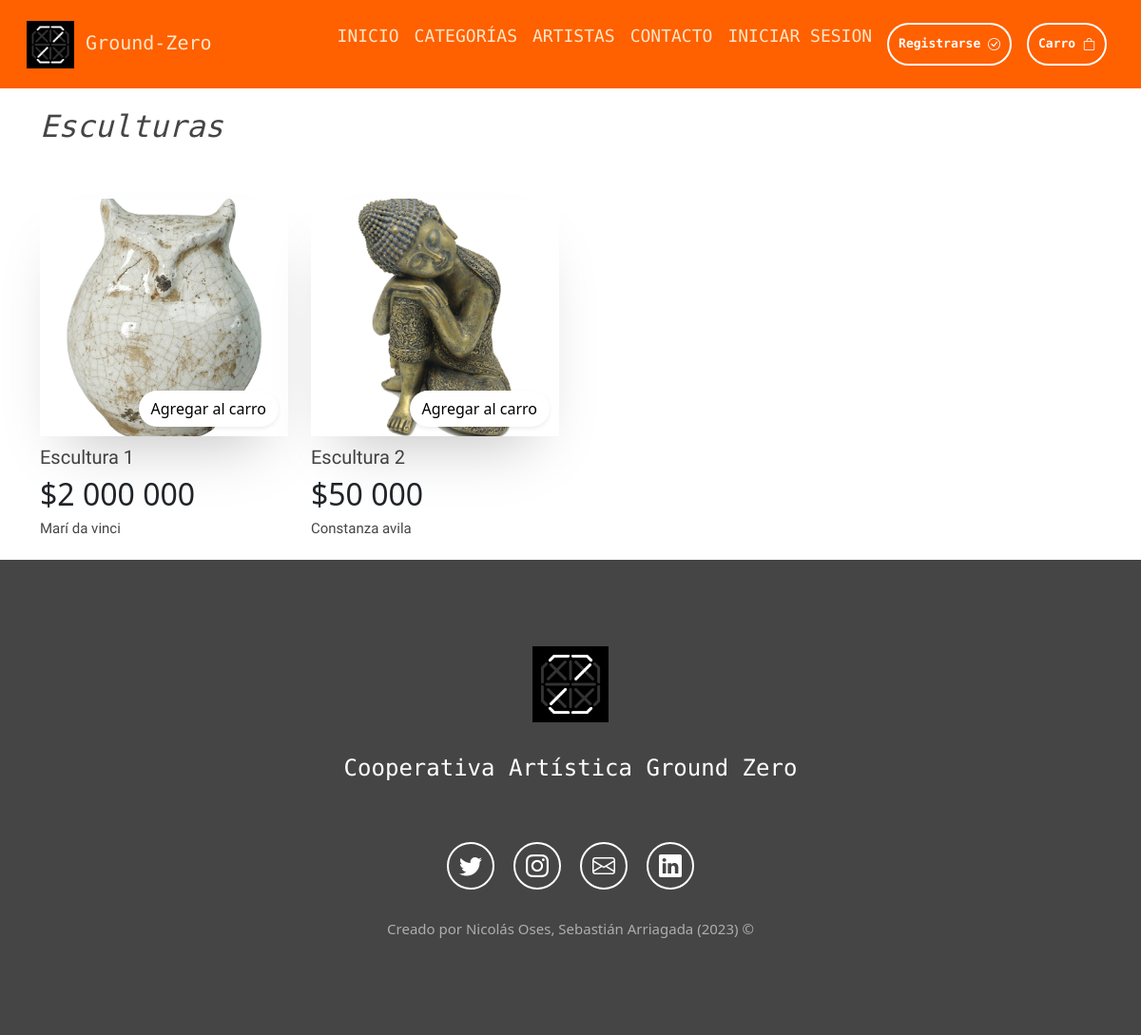
Screenshot of /escultura/ with the database file from the repository.
### aplicacion/models.py (models this page shows, shortened)
class Obra(models.Model):
    titulo            = models.CharField(max_length=50)
    precio            = models.IntegerField()
    descripcion       = models.TextField()
    fecha_publicacion = models.DateField()
    imagen            = models.ImageField(upload_to="productos", null = True)
    url               = models.CharField(max_length=50, blank=True, null= True)
    categoria         = models.ForeignKey(Categoria, on_delete = models.PROTECT)
    artista           = models.ForeignKey(Artista, on_delete = models.PROTECT)

class Artista(models.Model):
  rut              = models.CharField(primary_key=True, max_length=10)
  nombre           = models.CharField(max_length=20)
  apellido_paterno = models.CharField(max_length=20)
  apellido_materno = models.CharField(max_length=20)
  fecha_nacimiento = models.DateField(blank=False, null=False)
  telefono         = models.CharField(max_length=20)
  email            = models.EmailField(unique=True, max_length=80, blank=True, null=True)
  direccion        = models.CharField(max_length=80, blank=True, null=True)
  activo           = models.BooleanField()
  def __str__(self):
    return str(self.nombre)+" "+str(self.apellido_paterno)

### aplicacion/views.py (the view)
# urls.py: path('escultura/', views.escultura, name='escultura'),
def escultura(request):
    escultura = Obra.objects.raw('SELECT * FROM aplicacion_obra WHERE categoria_id = 4')
    data = {
        'escultura': escultura
    }
    return render(request, 'app/plantillas/categorias/escultura.html', data)

### aplicacion/context_processor.py (called while the page is built)
def total_carrito(request):
    total = 0
    cantidadTotal = 0
    if request.user.is_authenticated:
        if 'carrito' in request.session.keys():
            for key, value in request.session['carrito'].items():
                total += int(value['acumulado'])
                cantidadTotal += int(value['cantidad'])
    return {'total_carrito': total, 'cantidad_total': cantidadTotal}

### aplicacion/templates/app/plantillas/categorias/escultura.html (shortened to what this page needs)
{% extends 'app/base.html' %}
{% load static %}
{% load humanize %}
{% block contenido %}
<section>
  <div class="container mt-3">
    <div class="row mb-5">
      <h2 class="obras-sub-title">Esculturas</h2>
    </div>
    <div class="row mb-3">
      {% for e in escultura %}
      <div class="col-12 col-md-3">
        <div class="product-box">
          <div class="product-inner-box position-relative obras-zoom">
            {% if e.imagen %}
            <a href="{% url 'detalle_producto' e.id %}">
              <img src="{{ e.imagen.url }}" alt="Pintura" class="img-fluid">
            </a>
            {% else %}
              <img src="{% static 'app/img/logo/logo.png'%}" alt="" class="img-fluid">
            {% endif %}
            <div class="cart-btn">
              <button class="btn btn-white shadow-sm rounded-pill">
                <a href="{% url 'agregar_carrito' e.id %}" style="text-decoration: none; color: black;">
                  Agregar al carro
                </a>
              </button>
            </div>
          </div>
          <div class="product-info">
            <div class="product-name">
              <h2>{{ e.titulo | title }}</h2>
            </div>
            <div class="precio">
              <h2>${{ e.precio | intcomma }}</h2>
            </div>
            <div class="artist-name">
              <h3>{{ e.artista | capfirst }}</h3>
            </div>
          </div>
        </div>
      </div>
      {% endfor %}
</section>
{% endblock %}

### aplicacion/static/app/css/style.css (style rules this page uses)
section { display: flex; flex-direction: column; align-items: center; justify-content: center; }
.product-inner-box img { box-shadow: 0 33px 61px -29px rgb(0 0 0 / 26%); height: 250px; width: 100%; object-fit: cover; }
.cart-btn { position:absolute; right: 10px; bottom: 10px; text-align:right; transition: all 0.2s ease-in-out; color: #454545; }
.cart-btn button { background-color: #fff; }
.product-name { text-align: left; font-family: 'Quicksand', sans-serif; color: #454545; margin-top: 10px; }
.product-name h2 { font-size: 20px; }
.artist-name { text-align: left; font-family: 'Quicksand', sans-serif; color: #454545; margin-top: 5px; }
.artist-name h3 { font-size: 15px; }
.obras-sub-title { font-family: 'Share Tech Mono', monospace; font-style: italic; color: #454545; margin-top: 5px; }
.obras-zoom { transition: transform .6s; margin: 0 auto; }

### rows the page displays
Obra: imagen (picture), titulo "Escultura 1", precio "2 000 000", artista "Marí da vinci"
Obra: imagen (picture), titulo "Escultura 2", precio "50 000", artista "Constanza avila"
